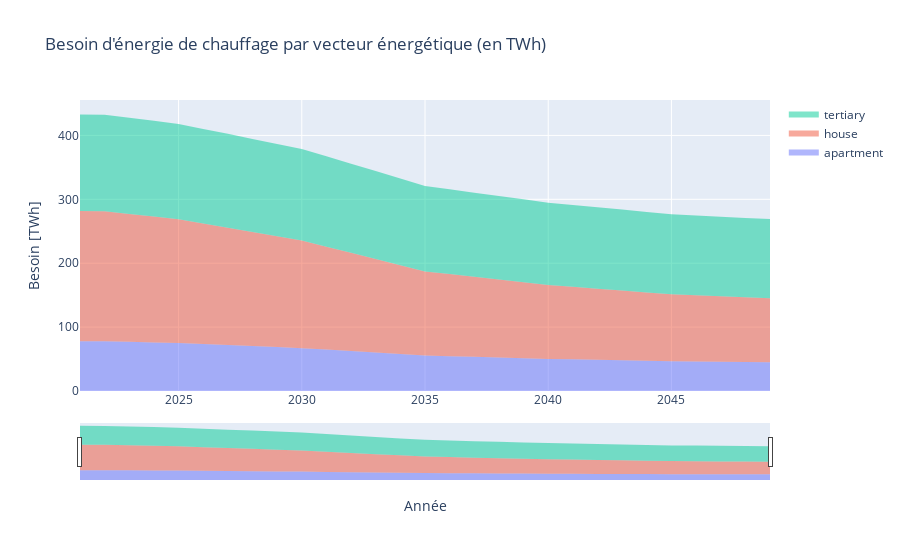

Notebook code cell kept with this figure:
### Markdown cell above
Here comes the evolution of energy needs of buildings, splitted by building type.

### Code cell
Var = "Besoin"
y_df = sim_stock_df.groupby(["year", "building_type"])[Var].sum().to_frame().reset_index(). \
           pivot(index=['year'], columns='building_type').loc[[year for year in sim_param["years"][1:]], Var] / 10 ** 9
fig = MyStackedPlotly(y_df=y_df)
fig = fig.update_layout(title_text="Besoin d'énergie de chauffage par vecteur énergétique (en TWh)", xaxis_title="Année",
                        yaxis_title="Besoin [TWh]")
fig.show()

### Figure 1 — Plotly figure (JSON) as saved in the notebook; plotly's stock layout.template omitted (floating-point values rounded to 4 significant figures)
{"data": [{"fill": "tozeroy", "mode": "none", "name": "apartment", "x": [2021, 2022, 2023, 2024, 2025, 2026, 2027, 2028, 2029, 2030, 2031, 2032, 2033, 2034, 2035, 2036, 2037, 2038, 2039, 2040, 2041, 2042, 2043, 2044, 2045, 2046, 2047, 2048, 2049], "y": [77.95, 77.88, 76.93, 75.96, 74.99, 73.44, 71.87, 70.29, 68.7, 67.08, 64.81, 62.51, 60.19, 57.84, 55.48, 54.46, 53.43, 52.39, 51.34, 50.28, 49.57, 48.85, 48.12, 47.39, 46.66, 46.29, 45.91, 45.53, 45.15], "type": "scatter"}, {"fill": "tonexty", "mode": "none", "name": "house", "x": [2021, 2022, 2023, 2024, 2025, 2026, 2027, 2028, 2029, 2030, 2031, 2032, 2033, 2034, 2035, 2036, 2037, 2038, 2039, 2040, 2041, 2042, 2043, 2044, 2045, 2046, 2047, 2048, 2049], "y": [281.6, 281.3, 277.2, 273.0, 268.9, 262.3, 255.6, 248.9, 242.2, 235.4, 225.9, 216.3, 206.7, 196.9, 187.2, 183.0, 178.7, 174.5, 170.2, 165.9, 163.0, 160.1, 157.2, 154.3, 151.3, 149.8, 148.3, 146.8, 145.3], "type": "scatter"}, {"fill": "tonexty", "mode": "none", "name": "tertiary", "x": [2021, 2022, 2023, 2024, 2025, 2026, 2027, 2028, 2029, 2030, 2031, 2032, 2033, 2034, 2035, 2036, 2037, 2038, 2039, 2040, 2041, 2042, 2043, 2044, 2045, 2046, 2047, 2048, 2049], "y": [432.7, 432.3, 427.6, 422.8, 418.0, 410.3, 402.5, 394.6, 386.6, 378.6, 367.3, 355.8, 344.2, 332.5, 320.7, 315.6, 310.5, 305.3, 300.0, 294.7, 291.1, 287.6, 283.9, 280.3, 276.6, 274.7, 272.8, 270.9, 269.0], "type": "scatter"}], "layout": {"xaxis": {"rangeslider": {"visible": true}, "title": {"text": "Année"}}, "title": {"text": "Besoin d'énergie de chauffage par vecteur énergétique (en TWh)"}, "yaxis": {"title": {"text": "Besoin [TWh]"}}}}
